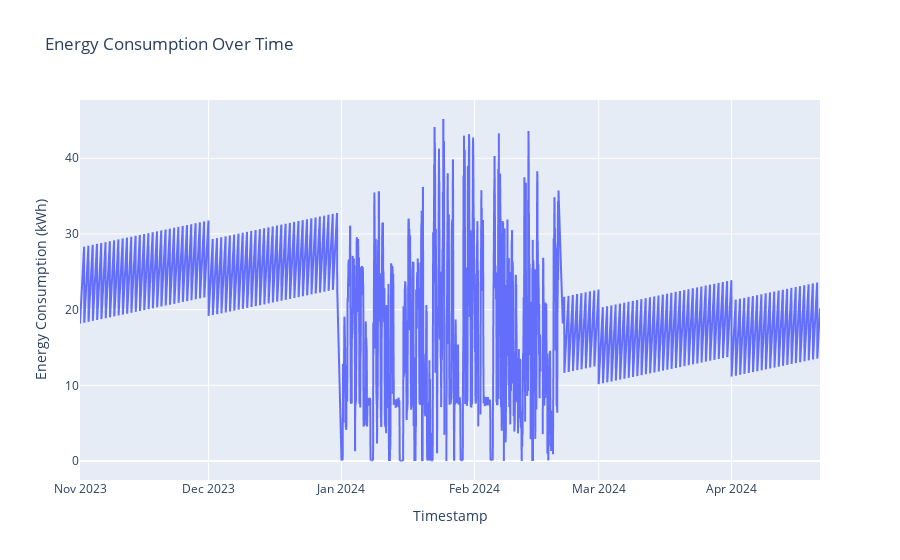

Notebook cell for this chart:
### Markdown cell above
# Time series Plot using plotly
 - An overview of the distribution of energy consumption over time. It also offers insights into the interpretation of the plot and the value it provides in understanding energy consumption patterns.

### Code cell
# Plot the distribution of energy consumption over time using Plotly
import plotly.express as px
fig = px.line(final_df, x='Timestamp', y='Energy Consumption (kWh)', title='Energy Consumption Over Time')
fig.show()

### Figure 1 — Plotly figure (JSON) as saved in the notebook; plotly's stock layout.template omitted (floating-point values rounded to 4 significant figures; data arrays with more than 128 entries replaced by an {"elided": "..."} marker saying what was removed)
{"data": [{"hovertemplate": "Timestamp=%{x}<br>Energy Consumption (kWh)=%{y}<extra></extra>", "legendgroup": "", "line": {"color": "#636efa", "dash": "solid"}, "marker": {"symbol": "circle"}, "mode": "lines", "name": "", "showlegend": false, "type": "scattergl", "x": {"elided": "4098 str values"}, "xaxis": "x", "y": {"elided": "4098 float values"}, "yaxis": "y"}], "layout": {"legend": {"tracegroupgap": 0}, "title": {"text": "Energy Consumption Over Time"}, "xaxis": {"anchor": "y", "domain": [0, 1], "title": {"text": "Timestamp"}}, "yaxis": {"anchor": "x", "domain": [0, 1], "title": {"text": "Energy Consumption (kWh)"}}}}
